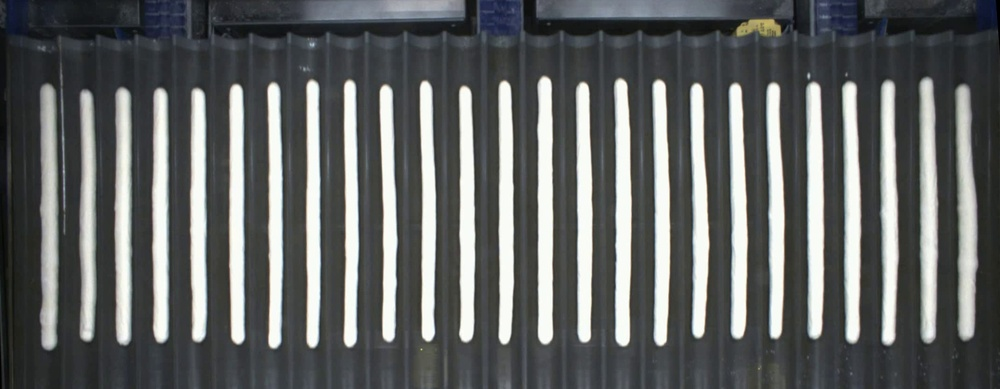
#> input picture dataset_prepared/train/good/img_000005.jpg, 1000 x 389 px, shrunk from 2128 x 828 before the run
$ python prepare_color_aug_split.py --input dataset_prepared/train/bad
#> lines starting #> are read from the running program, lines starting #| are printed output that depends on the picture; long printed decimals are rounded
#!/usr/bin/env python3
"""
prepare_color_aug_split.py

INPUT:
  dataset/
    good/
    bad/

OUTPUT:
  dataset_prepared/
    train/good, train/bad   (train gets color-aug copies if needed)
    val/good, val/bad       (VAL = originals only, NO augmentation)

Color-only augmentation:
  - brightness/contrast
  - gamma (exposure)
  - saturation
  - hue shift (tiny)
  - white balance (tiny)
  - optional CLAHE on luminance (very mild)

Usage examples (see bottom).
"""

from __future__ import annotations
import argparse
import shutil
from pathlib import Path
from typing import Dict, List, Tuple
import cv2
import numpy as np


IMG_EXTS = {".jpg", ".jpeg", ".png", ".bmp", ".webp"}


def list_images(folder: Path) -> List[Path]:
    out = []
    for p in folder.rglob("*"):
        if p.is_file() and p.suffix.lower() in IMG_EXTS:
            out.append(p)
    return sorted(out)


def safe_mkdir(p: Path) -> None:
    p.mkdir(parents=True, exist_ok=True)


def imread_bgr(p: Path) -> np.ndarray:
    img = cv2.imread(str(p), cv2.IMREAD_COLOR)
    if img is None:
        raise RuntimeError(f"Failed to read image: {p}")
    return img


def save_jpg(path: Path, bgr: np.ndarray, quality: int = 95) -> None:
    path.parent.mkdir(parents=True, exist_ok=True)
    ext = path.suffix.lower()
    if ext in (".jpg", ".jpeg"):
        cv2.imwrite(str(path), bgr, [int(cv2.IMWRITE_JPEG_QUALITY), int(quality)])
    else:
        cv2.imwrite(str(path), bgr)


# -------------------------
# COLOR AUGMENT (only)
# -------------------------
def aug_color_only(bgr: np.ndarray, rng: np.random.Generator, use_clahe: bool) -> Tuple[np.ndarray, Dict[str, float]]:
    params: Dict[str, float] = {}

    img = bgr.astype(np.float32)

    # brightness/contrast
    alpha = float(rng.uniform(0.85, 1.15))   # contrast
    beta  = float(rng.uniform(-20, 20))      # brightness shift
    img = img * alpha + beta
    params["contrast_alpha"] = alpha
    params["brightness_beta"] = beta

    img = np.clip(img, 0, 255).astype(np.uint8)

    # saturation + hue (HSV)
    hsv = cv2.cvtColor(img, cv2.COLOR_BGR2HSV).astype(np.float32)
    sat_mul = float(rng.uniform(0.80, 1.25))
    hue_add = float(rng.uniform(-4, 4))      # tiny hue shift (OpenCV hue is 0..179)
    hsv[..., 1] = np.clip(hsv[..., 1] * sat_mul, 0, 255)
    hsv[..., 0] = (hsv[..., 0] + hue_add) % 180.0
    params["sat_mul"] = sat_mul
    params["hue_add"] = hue_add
    img = cv2.cvtColor(hsv.astype(np.uint8), cv2.COLOR_HSV2BGR)

    # gamma (exposure)
    gamma = float(rng.uniform(0.85, 1.20))
    inv = 1.0 / gamma
    table = (np.linspace(0, 1, 256) ** inv) * 255.0
    table = np.clip(table, 0, 255).astype(np.uint8)
    img = cv2.LUT(img, table)
    params["gamma"] = gamma

    # tiny white balance (channel gains)
    b_gain = float(rng.uniform(0.95, 1.05))
    r_gain = float(rng.uniform(0.95, 1.05))
    wb = img.astype(np.float32)
    wb[..., 0] *= b_gain
    wb[..., 2] *= r_gain
    img = np.clip(wb, 0, 255).astype(np.uint8)
    params["b_gain"] = b_gain
    params["r_gain"] = r_gain

    # optional mild CLAHE on luminance (helps lighting variations)
    if use_clahe:
        lab = cv2.cvtColor(img, cv2.COLOR_BGR2LAB)
        l, a, b = cv2.split(lab)
        clahe = cv2.createCLAHE(clipLimit=2.0, tileGridSize=(8, 8))
        l2 = clahe.apply(l)
        img = cv2.cvtColor(cv2.merge([l2, a, b]), cv2.COLOR_LAB2BGR)
        params["clahe"] = 1.0
    else:
        params["clahe"] = 0.0

    return img, params


# -------------------------
# MAIN
# -------------------------
def split_indices(n: int, val_ratio: float, rng: np.random.Generator) -> Tuple[List[int], List[int]]:
    idx = np.arange(n)
    rng.shuffle(idx)
    n_val = int(round(n * val_ratio))
    val_idx = idx[:n_val].tolist()
    train_idx = idx[n_val:].tolist()
    return train_idx, val_idx


def copy_files(paths: List[Path], out_dir: Path) -> None:
    safe_mkdir(out_dir)
    for p in paths:
        shutil.copy2(str(p), str(out_dir / p.name))


def main():
    ap = argparse.ArgumentParser()
    ap.add_argument("--input", required=True, help="dataset folder that contains good/ and bad/")
    ap.add_argument("--output", default="dataset_prepared", help="output folder")
    ap.add_argument("--val-ratio", type=float, default=0.20)
    ap.add_argument("--seed", type=int, default=42)

    # choose how much to expand TRAIN:
    ap.add_argument("--good-target-train", type=int, default=0, help="target #train images for good (0 = no target)")
    ap.add_argument("--bad-target-train", type=int, default=0, help="target #train images for bad  (0 = no target)")
    ap.add_argument("--good-mult-train", type=float, default=0.0, help="multiplier on good TRAIN (0 = ignore)")
    ap.add_argument("--bad-mult-train", type=float, default=0.0, help="multiplier on bad TRAIN  (0 = ignore)")

    ap.add_argument("--jpeg-quality", type=int, default=95)
    ap.add_argument("--use-clahe", action="store_true", help="enable mild CLAHE on luminance (still color/lighting)")
    args = ap.parse_args()

    inp = Path(args.input)
    out = Path(args.output)

    good_dir = inp / "good"
    bad_dir = inp / "bad"
    if not good_dir.exists() or not bad_dir.exists():
        raise SystemExit(f"[ERROR] Expected folders: {good_dir} and {bad_dir}")

    rng = np.random.default_rng(args.seed)

    good_imgs = list_images(good_dir)
    bad_imgs = list_images(bad_dir)

    if len(good_imgs) == 0 or len(bad_imgs) == 0:
        raise SystemExit("[ERROR] No images found in good/ or bad/")

    print("==============================================")
    print("DATASET PREP (split originals + color aug TRAIN)")
    print("==============================================")
    print(f"[INFO] input   : {inp.resolve()}")
    print(f"[INFO] output  : {out.resolve()}")
    print(f"[INFO] counts  : good={len(good_imgs)} bad={len(bad_imgs)}")
    print(f"[INFO] val_ratio={args.val_ratio} seed={args.seed} use_clahe={args.use_clahe}")
    print("==============================================")

    # Split per class
    good_train_idx, good_val_idx = split_indices(len(good_imgs), args.val_ratio, rng)
    bad_train_idx, bad_val_idx = split_indices(len(bad_imgs), args.val_ratio, rng)

    good_train = [good_imgs[i] for i in good_train_idx]
    good_val   = [good_imgs[i] for i in good_val_idx]
    bad_train  = [bad_imgs[i] for i in bad_train_idx]
    bad_val    = [bad_imgs[i] for i in bad_val_idx]

    # Output folders
    train_good_out = out / "train" / "good"
    train_bad_out  = out / "train" / "bad"
    val_good_out   = out / "val" / "good"
    val_bad_out    = out / "val" / "bad"
    for d in [train_good_out, train_bad_out, val_good_out, val_bad_out]:
        safe_mkdir(d)

    # Copy originals
    copy_files(good_train, train_good_out)
    copy_files(bad_train,  train_bad_out)
    copy_files(good_val,   val_good_out)
    copy_files(bad_val,    val_bad_out)

    print(f"[SPLIT] train_good={len(good_train)} train_bad={len(bad_train)} val_good={len(good_val)} val_bad={len(bad_val)}")

    def desired_train_count(cur: int, target: int, mult: float) -> int:
        if target and target > 0:
            return max(cur, int(target))
        if mult and mult > 0:
            return max(cur, int(round(cur * mult)))
        return cur

    # Decide targets
    want_good = desired_train_count(len(good_train), args.good_target_train, args.good_mult_train)
    want_bad  = desired_train_count(len(bad_train),  args.bad_target_train,  args.bad_mult_train)

    # If user didn't specify anything, default behavior: balance GOOD up to BAD
    if args.good_target_train == 0 and args.good_mult_train == 0.0:
        want_good = max(len(good_train), len(bad_train))
    if args.bad_target_train == 0 and args.bad_mult_train == 0.0:
        want_bad = len(bad_train)  # keep bad as-is by default

    print(f"[TARGET] train_good target={want_good} | train_bad target={want_bad}")

    def augment_to_target(src_list: List[Path], out_dir: Path, target_total: int, prefix: str):
        cur = len(src_list)
        need = max(0, target_total - cur)
        if need == 0:
            print(f"[AUG] {prefix}: no augmentation needed.")
            return

        print(f"[AUG] {prefix}: generating {need} augmented images...")
        for k in range(need):
            src = src_list[k % cur]
            img = imread_bgr(src)
            aug, params = aug_color_only(img, rng, use_clahe=args.use_clahe)
            out_name = f"{src.stem}_aug{k:05d}.jpg"
            save_jpg(out_dir / out_name, aug, quality=args.jpeg_quality)

            if (k + 1) % 50 == 0 or (k + 1) == need:
                print(f"  {prefix}: {k+1}/{need}  last={out_name}  params={params}")

    augment_to_target(good_train, train_good_out, want_good, "GOOD")
#> in imread_bgr, img is the input picture: shape (389, 1000, 3); mean B, G, R 99.8, 100.3, 97.8
#> in aug_color_only, `hsv = cv2.cvtColor(img, cv2.COLOR_BGR2HSV).astype(np.float32)`:
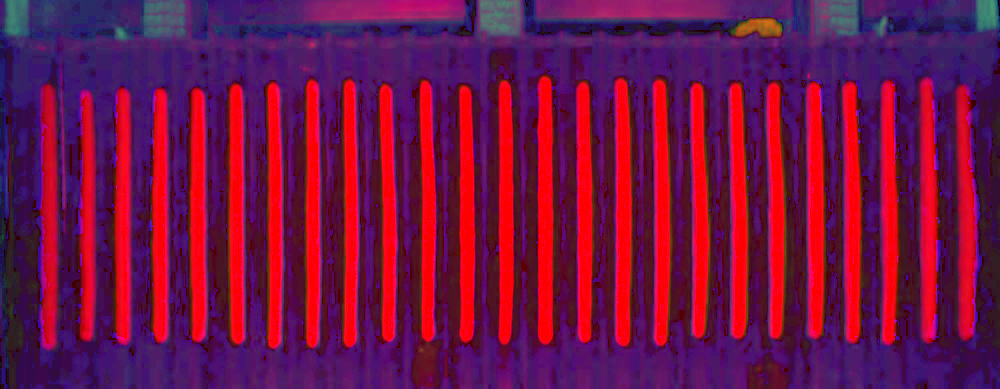
#> hsv: shape (389, 1000, 3) float32; mean B, G, R 69.3, 17.9, 114.1
#> in aug_color_only, `hsv[..., 0] = (hsv[..., 0] + hue_add) % 180.0`:
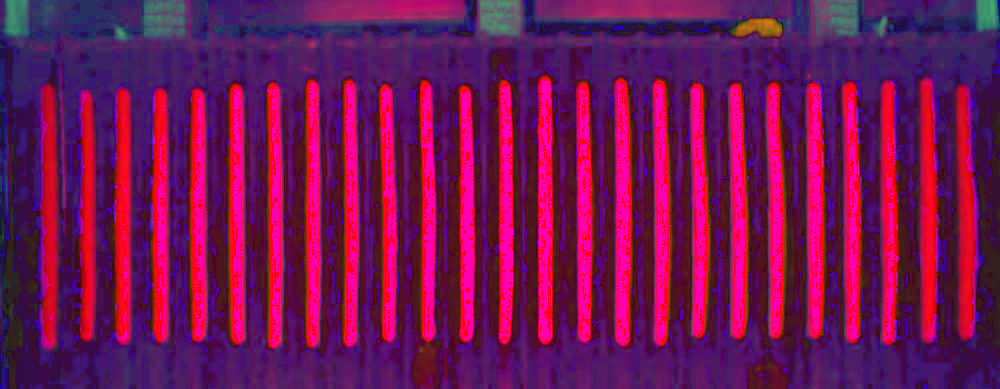
#> hsv: shape (389, 1000, 3) float32; mean B, G, R 83.1, 19.9, 114.1
#> in aug_color_only, `img = cv2.LUT(img, table)`:
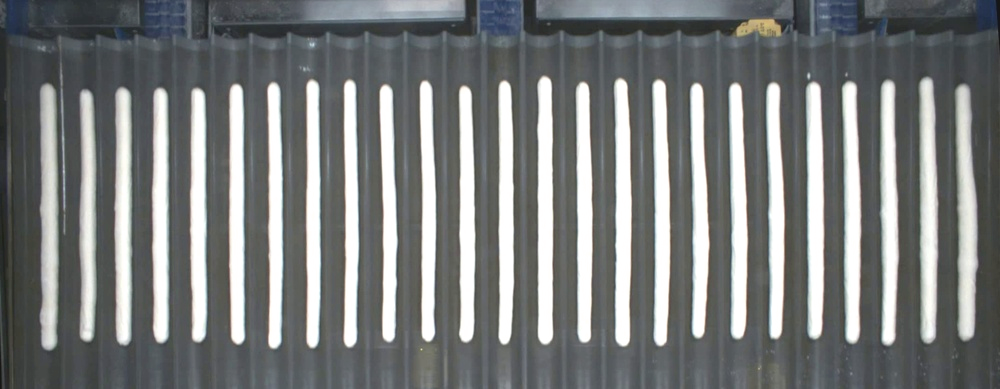
#> img: shape (389, 1000, 3); mean B, G, R 123.7, 123.9, 121.2
#> in augment_to_target, `aug, params = aug_color_only(img, rng, use_clahe=args.use_clahe)`: params = {'contrast_alpha': 0.982, 'brightness_beta': 14.34, 'sat_mul': 1.11, 'hue_add': -3.25, 'gamma': 1.19, 'b_gain': 1.03, 'r_gain': 1.03, 'clahe': 0}
#|   GOOD: 1/1  last=img_000005_aug00000.jpg  params={'contrast_alpha': 0.9817, 'brightness_beta': 14.344, 'sat_mul': 1.114, 'hue_add': -3.247, 'gamma': 1.191, 'b_gain': 1.026, 'r_gain': 1.029, 'clahe': 0.0}
    augment_to_target(bad_train,  train_bad_out,  want_bad,  "BAD")

    # Final counts
    final_train_good = len(list_images(train_good_out))
    final_train_bad  = len(list_images(train_bad_out))
    final_val_good   = len(list_images(val_good_out))
    final_val_bad    = len(list_images(val_bad_out))

    print("==============================================")
    print("[DONE]")
    print(f"TRAIN: good={final_train_good} bad={final_train_bad}")
    print(f"VAL  : good={final_val_good} bad={final_val_bad}  (NO AUG)")
    print(f"Output folder: {out.resolve()}")
    print("==============================================")


if __name__ == "__main__":
    main()
